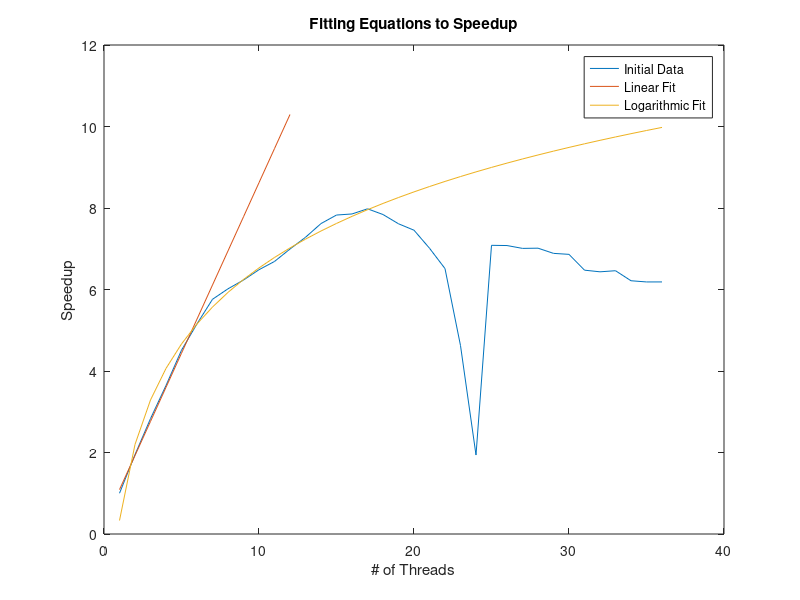

Reproduce this figure in MATLAB.
i=importdata('Results/v1_5/Critical/debondt_v1-5_runtimepop.dat');

x = i(:,1);
y = i(:,5);
[maxval, maxidx] = max(y);

p = plot(x,y);
hold on;

% Not really extensible
linearIdx = 6;
linearfit = polyfit(x(1:linearIdx),y(1:linearIdx),1)
logfit = polyfit(log(x(1:maxidx)),y(1:maxidx),1)

%[linearfit,S1,mu1] = polyfit(x(1:linearIdx),y(1:linearIdx),1)
%[logfit,S,mu] = polyfit(log(x(1:maxidx)),y(1:maxidx),1)
%[y,delta] = polyval(linearfit,x(1:maxidx),S,mu);

plot(x(1:2*linearIdx), linearfit(1)*x(1:2*linearIdx) + linearfit(2));
plot(x, logfit(1)*log(x) + logfit(2));


title('Fitting Equations to Speedup');
xlabel('# of Threads') 
ylabel('Speedup') 


legend('Initial Data', 'Linear Fit', 'Logarithmic Fit');



%a = linspace(0, 40, 36);
%b = linspace(426, 426, 36);
%plot(a,b,'k-','linewidth',1.5,'color','red')